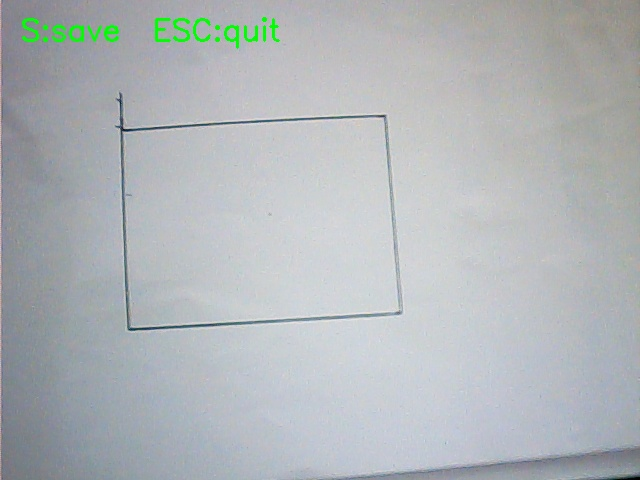
#> input picture Tag_detector/1.jpg, 640 x 480 px, given in place of the camera
$ python example.py
#> lines starting #> are read from the running program, lines starting #| are printed output that depends on the picture; after the words box and inside, x2 and y2 are one past the last pixel; in counts of white or black regions, pixels touching at a corner belong together
import cv2
import numpy as np
import logging
import os

os.makedirs("logs", exist_ok=True)

cap = cv2.VideoCapture(1)

logging.basicConfig(
    filename="logs/camera.log",
    level=logging.DEBUG,
    format="%(asctime)s %(levelname)s: %(message)s"
)

logging.info("程序开始")

cameraMatrix = np.load("K.npy")
#> (reads Tag_detector/K.npy from the repository)
distCoeffs = np.load("dist.npy")
#> (reads Tag_detector/dist.npy from the repository)

objectPoints = np.array([
    [-40, 30, 0],
    [40, 30, 0],
    [40, -30, 0],
    [-40, -30, 0]
], dtype=np.float32)


def order_points(pts):
    pts = pts.reshape(4, 2)

    rect = np.zeros((4, 2), dtype=np.float32)

    s = pts.sum(axis=1)
    rect[0] = pts[np.argmin(s)]   # 左上
    rect[2] = pts[np.argmax(s)]   # 右下

    diff = np.diff(pts, axis=1)
    rect[1] = pts[np.argmin(diff)] # 右上
    rect[3] = pts[np.argmax(diff)] # 左下

    return rect


axis_points = np.array([
    [0, 0, 0],
    [100, 0, 0],
    [0, 100, 0],
    [0, 0, 100]
], dtype=np.float32)


while True:

    ret, frame = cap.read()
#> frame is the input picture: shape (480, 640, 3); mean B, G, R 184.5, 181.6, 176.8

    if not ret:
        logging.error("摄像头读取失败")
        break

    frame = cv2.undistort(frame, cameraMatrix, distCoeffs)
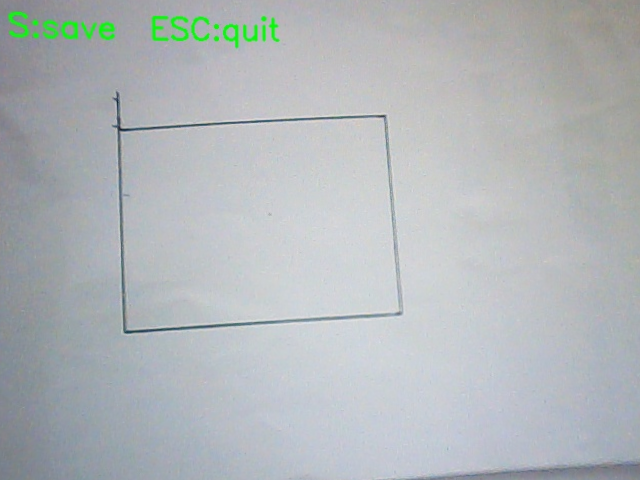
#> frame: shape (480, 640, 3); mean B, G, R 185.8, 182.9, 177.9

    gray = cv2.cvtColor(frame, cv2.COLOR_BGR2GRAY)

    _, mask = cv2.threshold(gray, 120, 255, cv2.THRESH_BINARY)
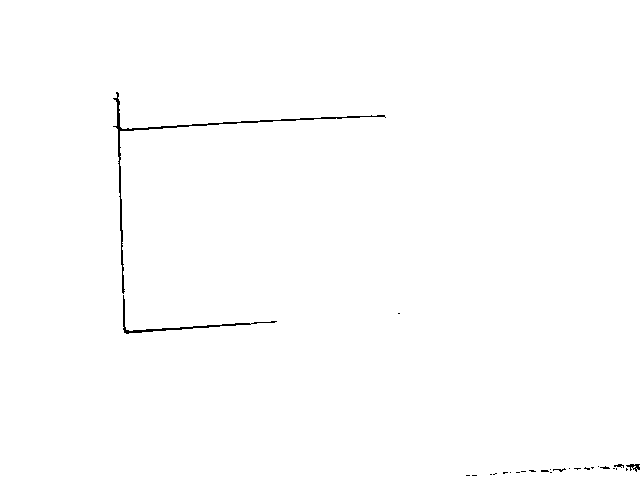
#> mask: shape (480, 640); 99.5% white; black in thin lines or dots, all inside (x1, y1, x2, y2) = (113, 92, 640, 476)

    contoursstation, _ = cv2.findContours(
        mask,
        cv2.RETR_LIST,
        cv2.CHAIN_APPROX_NONE
    )
#> contoursstation = 32 contours, 24 with area under 20; largest, box (x1, y1, x2, y2) and area: (0, 0, 640, 480) 306002, (112, 91, 386, 295) 1381, (122, 294, 252, 335) 514, (250, 320, 278, 325) 59, (613, 463, 625, 469) 34, (552, 467, 567, 473) 34, (599, 465, 611, 470) 27, (540, 469, 550, 473) 24

    found = False  # ⭐关键：是否找到有效目标

    for contours in contoursstation:

        area = cv2.contourArea(contours)
        if area < 3000:
            continue

        epsilon = 0.03 * cv2.arcLength(contours, True)
        approx = cv2.approxPolyDP(contours, epsilon, True)

        # ⭐关键修复1：必须保证四点
        if len(approx) != 4:
            continue

        logging.info("角点生成成功")

        ordered = order_points(approx)
        imagePoints = np.array(ordered, dtype=np.float32)

        success, rvec, tvec = cv2.solvePnP(
            objectPoints,
            imagePoints,
            cameraMatrix,
            distCoeffs
        )

        if not success:
            continue

        logging.info("PnP成功")
        logging.info("rvec=%s tvec=%s", rvec.flatten(), tvec.flatten())

        projected, _ = cv2.projectPoints(
            axis_points,
            rvec,
            tvec,
            cameraMatrix,
            distCoeffs
        )

        projected = np.int32(projected)

        origin = tuple(projected[0].ravel())

        # X轴
        cv2.line(frame, origin,
                 tuple(projected[1].ravel()),
                 (0, 0, 255), 2)

        # Y轴
        cv2.line(frame, origin,
                 tuple(projected[2].ravel()),
                 (0, 255, 0), 2)

        # Z轴
        cv2.line(frame, origin,
                 tuple(projected[3].ravel()),
                 (255, 0, 0), 2)

        cv2.drawContours(frame, [approx], -1, (0, 255, 255), 2)

        found = True
        break  # ⭐关键：只取第一个有效目标
#> this loop made 32 passes
#> area on passes 11, 19, 23, 26, 27, 29, 31: 23.5, 33.5, 27, 34, 59, 514, 1381
#> (area, epsilon, pts in order_points, s in order_points, diff in order_points, imagePoints, success) on pass 32: (306002.5, 68.54, [[0, 0], [0, 479], [639, 479], [639, 0]], [0, 479, 1118, 639], [0, 479, -160, -639], [[0, 0], [639, 0], [639, 479], [0, 479]], True)
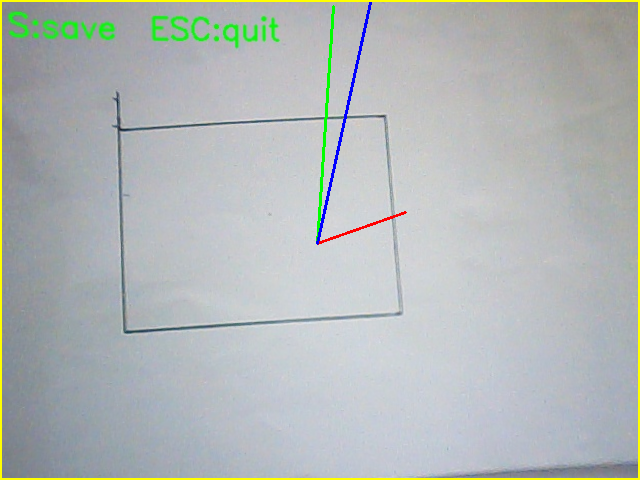
#> frame: shape (480, 640, 3); 2% of pixels changed, all inside (x1, y1, x2, y2) = (0, 0, 640, 480)

    # ⭐关键修复2：避免空 approx 崩溃
    if not found:
        logging.info("未检测到有效四边形")

    cv2.imshow("camera", frame)

    key = cv2.waitKey(1)
#> (key Esc is pressed here)
    if key == 27:
        break


cap.release()
cv2.destroyAllWindows()

logging.info("程序结束")
